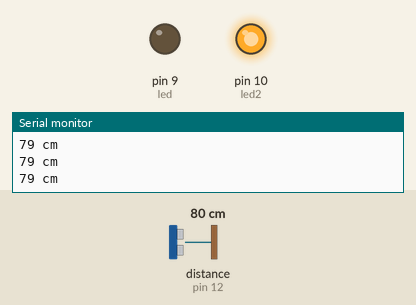
Bench run of a sketch on a simulated Arduino Uno, built with avr-gcc and run on an emulated ATmega328P. On the bench: output pins drawn as LEDs (lit = HIGH), the last lines printed to the serial monitor. Wiring (inferred from the names in the program): ultrasonic range finder: trigger pin 13; echo pin 12. The test bench sets the inputs (shaded band); at power-on: distance to the obstacle (sensor on pin 12) 80 cm. The echo pulse lasts 58.3 µs per cm; pins used as bus, display or sensor lines are not drawn.

Above: at 1.2 s.
1.3 s: distance to the obstacle (sensor on pin 12) set to 44 cm
2.8 s: distance to the obstacle (sensor on pin 12) set to 37 cm
At 3.3 s:
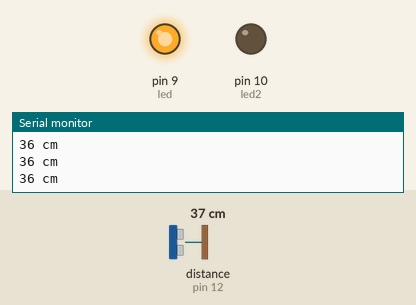
4.3 s: distance to the obstacle (sensor on pin 12) set to 60 cm
At 4.9 s:
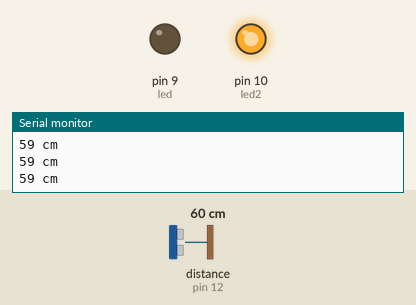
5.8 s: distance to the obstacle (sensor on pin 12) set to 2 cm
At 6.8 s:
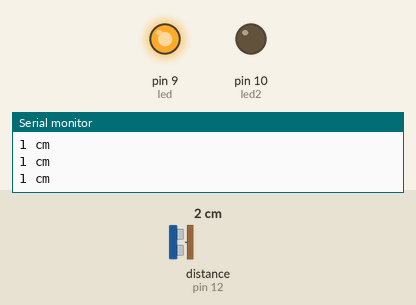
Timing chart, 0 to 8.3 s (numbered marks = the images above; inputs shaded):
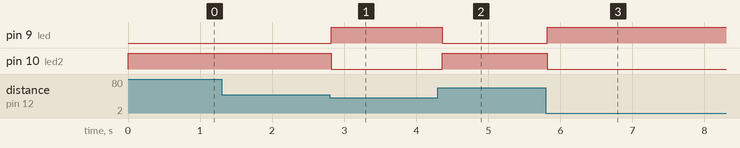

Measured:
- the behaviour switches between 41 and 40 cm on distance to the obstacle (sensor on pin 12) (found by bisection; images 0 and 1)
- after the input at 2.8 s, pin 9 (led): LOW → HIGH at once; pin 10 (led2): HIGH → LOW at once
- after the input at 4.3 s, pin 9 (led): HIGH → LOW after 0.06 s; pin 10 (led2): LOW → HIGH after 0.06 s
- after the input at 5.8 s, pin 9 (led): LOW → HIGH at once; pin 10 (led2): HIGH → LOW at once

The sketch:

MY_UltrasonicPing.ino
```cpp
/*
HC-SR04 Ping distance sensor]
VCC to arduino 5v GND to arduino GND
Echo to Arduino pin 13 Trig to Arduino pin 12
Red POS to Arduino pin 11
Green POS to Arduino pin 10
560 ohm resistor to both LED NEG and GRD power rail
More info at: http://goo.gl/kJ8Gl
Original code improvements to the Ping sketch sourced from Trollmaker.com
Some code and wiring inspired by http://en.wikiversity.org/wiki/User:Dstaub/robotcar
*/

#define trigPin 13
#define echoPin 12
#define led 9
#define led2 10

void setup() {
  Serial.begin (9600);
  pinMode(trigPin, OUTPUT);
  pinMode(echoPin, INPUT);
  pinMode(led, OUTPUT);
  pinMode(led2, OUTPUT);
}

void loop() {
  long duration, distance;
  digitalWrite(trigPin, LOW);  // Added this line
  delayMicroseconds(2); // Added this line
  digitalWrite(trigPin, HIGH);
//  delayMicroseconds(1000); - Removed this line
  delayMicroseconds(10); // Added this line
  digitalWrite(trigPin, LOW);
  duration = pulseIn(echoPin, HIGH);
  distance = (duration/2) / 29.1;
  if (distance < 40) {  // This is where the LED On/Off happens
    digitalWrite(led,HIGH); // When the Red condition is met, the Green LED should turn off
  digitalWrite(led2,LOW);
}
  else {
    digitalWrite(led,LOW);
    digitalWrite(led2,HIGH);
  }
  if (distance >= 500 || distance <= 0){
    Serial.println("Out of range");
  }
  else {
    Serial.print(distance);
    Serial.println(" cm");
  }
  delay(100);
}
```
